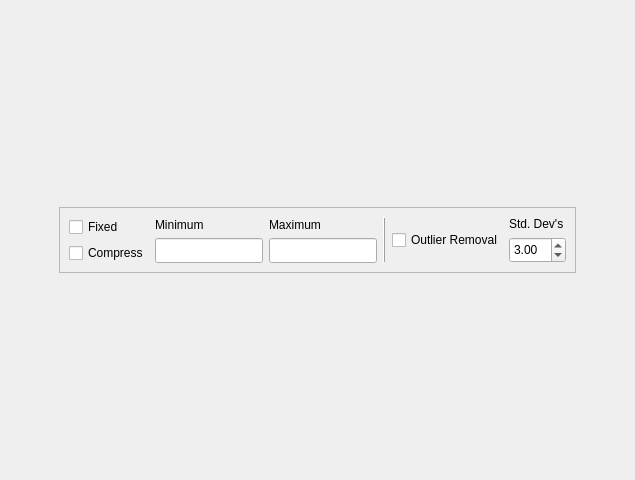
<?xml version="1.0" encoding="UTF-8"?>
<ui version="4.0">
 <class>Form</class>
 <widget class="QWidget" name="Form">
  <property name="geometry">
   <rect>
    <x>0</x>
    <y>0</y>
    <width>635</width>
    <height>480</height>
   </rect>
  </property>
  <property name="windowTitle">
   <string>Form</string>
  </property>
  <property name="styleSheet">
   <string notr="true">font: 10pt &quot;Arial&quot;;</string>
  </property>
  <layout class="QGridLayout" name="gridLayout">
   <item row="0" column="0">
    <layout class="QVBoxLayout" name="verticalLayout">
     <item alignment="Qt::AlignHCenter">
      <widget class="QFrame" name="frame_2">
       <property name="sizePolicy">
        <sizepolicy hsizetype="Fixed" vsizetype="Fixed">
         <horstretch>0</horstretch>
         <verstretch>0</verstretch>
        </sizepolicy>
       </property>
       <property name="frameShape">
        <enum>QFrame::StyledPanel</enum>
       </property>
       <property name="frameShadow">
        <enum>QFrame::Plain</enum>
       </property>
       <layout class="QHBoxLayout" name="horizontalLayout">
        <item>
         <layout class="QVBoxLayout" name="verticalLayout_5">
          <item>
           <widget class="QCheckBox" name="checkBoxFixed">
            <property name="text">
             <string>Fixed</string>
            </property>
            <property name="checked">
             <bool>false</bool>
            </property>
           </widget>
          </item>
          <item>
           <widget class="QCheckBox" name="checkBoxCompress">
            <property name="text">
             <string>Compress</string>
            </property>
            <property name="checked">
             <bool>false</bool>
            </property>
           </widget>
          </item>
         </layout>
        </item>
        <item>
         <layout class="QVBoxLayout" name="verticalLayout_2">
          <item>
           <widget class="QLabel" name="label_2">
            <property name="text">
             <string>Minimum</string>
            </property>
           </widget>
          </item>
          <item>
           <widget class="QLineEdit" name="lineEditMin">
            <property name="sizePolicy">
             <sizepolicy hsizetype="Expanding" vsizetype="Fixed">
              <horstretch>0</horstretch>
              <verstretch>0</verstretch>
             </sizepolicy>
            </property>
            <property name="minimumSize">
             <size>
              <width>0</width>
              <height>25</height>
             </size>
            </property>
            <property name="maximumSize">
             <size>
              <width>16777215</width>
              <height>25</height>
             </size>
            </property>
           </widget>
          </item>
         </layout>
        </item>
        <item>
         <layout class="QVBoxLayout" name="verticalLayout_3">
          <property name="spacing">
           <number>6</number>
          </property>
          <item>
           <widget class="QLabel" name="label">
            <property name="text">
             <string>Maximum</string>
            </property>
           </widget>
          </item>
          <item>
           <widget class="QLineEdit" name="lineEditMax">
            <property name="minimumSize">
             <size>
              <width>0</width>
              <height>25</height>
             </size>
            </property>
            <property name="maximumSize">
             <size>
              <width>16777215</width>
              <height>25</height>
             </size>
            </property>
           </widget>
          </item>
         </layout>
        </item>
        <item>
         <widget class="QFrame" name="frame">
          <property name="frameShape">
           <enum>QFrame::VLine</enum>
          </property>
          <property name="frameShadow">
           <enum>QFrame::Raised</enum>
          </property>
         </widget>
        </item>
        <item>
         <widget class="QCheckBox" name="checkBoxRemOutliers">
          <property name="text">
           <string>Outlier Removal</string>
          </property>
         </widget>
        </item>
        <item>
         <layout class="QVBoxLayout" name="verticalLayout_4">
          <item>
           <widget class="QLabel" name="label_3">
            <property name="text">
             <string>Std. Dev's</string>
            </property>
           </widget>
          </item>
          <item>
           <widget class="QDoubleSpinBox" name="spinBoxStdDevs">
            <property name="sizePolicy">
             <sizepolicy hsizetype="Minimum" vsizetype="Expanding">
              <horstretch>0</horstretch>
              <verstretch>0</verstretch>
             </sizepolicy>
            </property>
            <property name="value">
             <double>3.000000000000000</double>
            </property>
           </widget>
          </item>
         </layout>
        </item>
       </layout>
      </widget>
     </item>
    </layout>
   </item>
  </layout>
 </widget>
 <resources/>
 <connections/>
</ui>
